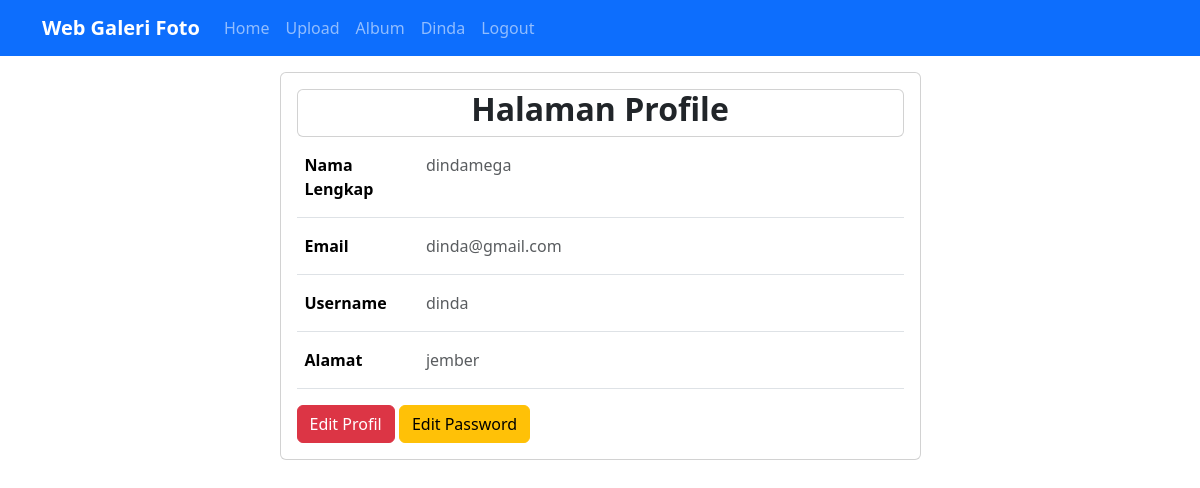
The app's page /?url=profile (signed in), older data.
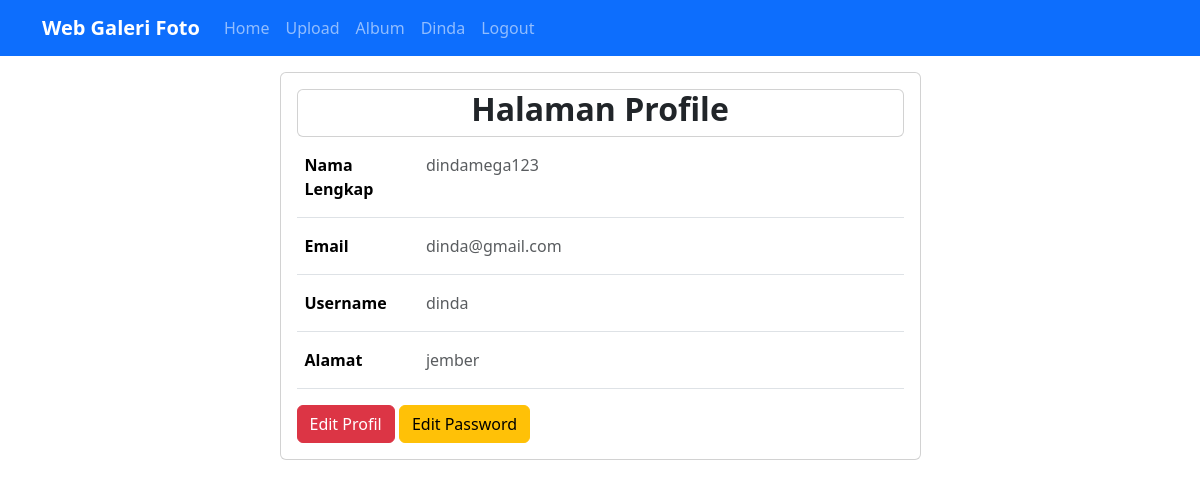
The same page, newer data.
### tables this page shows
CREATE TABLE `user` (
  `userid` int(11) NOT NULL,
  `username` varchar(255) NOT NULL,
  `password` varchar(255) NOT NULL,
  `email` varchar(255) NOT NULL,
  `namalengkap` varchar(255) NOT NULL,
  `alamat` text NOT NULL
);

### page/profile.php (the view, shortened to what this page needs)
<div class="container">
    <div class="row justify-content-center">
        <div class="col-7">
            <div class="card mt-3">
                <div class="card-body">
                    <div class="card">
                    <h2 class="text-center"><strong>Halaman Profile</h2></strong>
                    </div>
                    <?php
                    $user = mysqli_fetch_array(mysqli_query($conn, "SELECT * FROM user WHERE userid='{$_SESSION['userid']}'"));
                    ?>
                    <?php echo @$alert; if (@$_GET['proses'] == 'editprofile') : ?>
                        <form action="?url=profile&&proses=editprofile" method="post">
                            <div class="mt-3">
                            <div class="input-group mb-3">
                                <label for="nama" class="input-group-text"><i class="fa-solid fa-circle-user fa-fw fa-lg"></i></label>
                                <input type="text" class="form-control" value="<?= $user['namalengkap'] ?>" id="nama" name="nama" required placeholder="Masukan Nama Lengkap">
                            </div>
                            <div class="input-group mb-3">
                                <label for="email" class="input-group-text"><i class="fa-solid fa-envelope fa-fw fa-lg"></i></label>
                                <input type="email" class="form-control" value="<?= $user['email'] ?>" id="email" name="email" required placeholder="Masukan Email Anda">
                            </div>
                            <div class="input-group mb-3">
                                <label for="username" class="input-group-text"><i class="fa-solid fa-at fa-fw fa-lg"></i></label>
                                <input type="text" class="form-control" value="<?= $user['username'] ?>" id="username" name="username" required placeholder="Masukan Username">
                            </div>
                            <div class="input-group mb-4">
                                <label for="alamat" class="input-group-text"><i class="fa-solid fa-address-book fa-fw fa-lg"></i></label>
                                <input type="text" class="form-control" id="alamat" value="<?= $user['alamat'] ?>" name="alamat" required placeholder="Masukan Alamat Lengkap">
                            </div>
                            <a href="?url=profile" class="btn btn-dark fw-semibold">Kembali</a>
                            <input type="submit" value="Simpan Perubahan" name="editprofile" class="btn btn-primary fw-semibold">
                        </form>
                    <?php else : ?>
                        <div class="table-responsive">
                            <table class="table table-white table-hover">
                                <tr>
                                    <th style="width: 20%;" class="py-3">Nama Lengkap</th>
                                    <td class="py-3 text-muted"><?= $user['namalengkap'] ?></td>
                                </tr>
                                <tr>
                                    <th style="width: 20%;" class="py-3">Email</th>
                                    <td class="py-3 text-muted"><?= $user['email'] ?></td>
                                </tr>
                                <tr>
                                    <th style="width: 20%;" class="py-3">Username</th>
                                    <td class="py-3 text-muted"><?= $user['username'] ?></td>
                                </tr>
                                <tr>
                                    <th style="width: 20%;" class="py-3">Alamat</th>
                                    <td class="py-3 text-muted"><?= $user['alamat'] ?></td>
                                </tr>
                            </table>
                        </div>
                        <a href="?url=profile&&proses=editprofile" class="btn btn-danger">Edit Profil</a>
                        <a href="?url=profile&&proses=editpassword" class="btn btn-warning">Edit Password</a>
                    <?php endif; ?>
                </div>
            </div>
        </div>
    </div>
    </div>

Row changes from the older to the newer data that the page shows:
changed user "dinda@gmail.com": namalengkap "dindamega" → "dindamega123"
